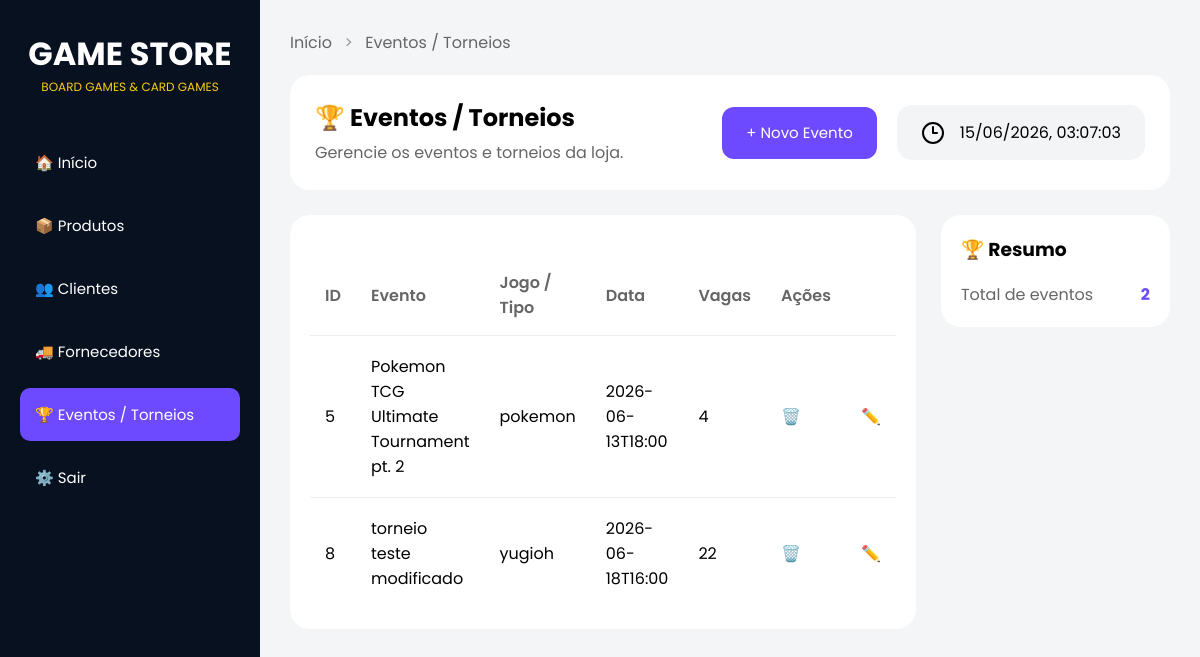
/eventos, run on the app's committed database.
### tables this page shows
CREATE TABLE eventos (
            id INTEGER PRIMARY KEY AUTOINCREMENT,
            nome TEXT NOT NULL,
            jogo TEXT NOT NULL,
            data TEXT NOT NULL,
            vagas INTEGER NOT NULL
        );

### routes.py (the view)
@app.route("/eventos")
def eventos():
    criar_tabela_eventos()
    lista = listar_eventos()
    return render_template(
    "eventos.html",
    eventos=lista,
    total_eventos=len(lista),
    modo = "criar"
)

### database.py (called while the page is built)
def conectar():
    return sqlite3.connect(CAMINHO_BANCO)

### modules/eventos.py (called while the page is built)
def criar_tabela_eventos():
    conn = conectar()
    cursor = conn.cursor()
    cursor.execute("""
        CREATE TABLE IF NOT EXISTS eventos (
            id INTEGER PRIMARY KEY AUTOINCREMENT,
            nome TEXT NOT NULL,
            jogo TEXT NOT NULL,
            data TEXT NOT NULL,
            vagas INTEGER NOT NULL
        )
    """)
    conn.commit()
    conn.close()

def listar_eventos():
    conn = conectar()
    cursor = conn.cursor()
    cursor.execute("SELECT * FROM eventos") # seleciona tudo da tabela eventos
    eventos = cursor.fetchall()
    conn.close()
    return eventos # retorna tudo q selecionamos com o fetchall

### templates/eventos.html (shortened to what this page needs)
<!doctype html>
<html lang="pt-BR">
<head>
  <link rel="stylesheet" href="{{ url_for('static', filename='eventos.css') }}" />
</head>
<body>
  <div class="sidebar">
    <div class="logo">
      <h1>GAME STORE</h1>
      <p>BOARD GAMES & CARD GAMES</p>
    </div>
    <div class="menu">
      <a href="/">🏠 Início</a>
      <a href="/produtos">📦 Produtos</a>
      <a href="/clientes">👥 Clientes</a>
      <a href="/fornecedores">🚚 Fornecedores</a>
      <a href="/eventos" class="active">🏆 Eventos / Torneios</a>
      <a href="#">⚙️ Sair</a>
    </div>
  </div>
  <main class="main">
    <div class="breadcrumb">
      <a href="/home">Início</a>
      <span>></span>
      <a href="/eventos">Eventos / Torneios</a>
    </div>
    <section class="topo">
      <div class="titulo-subt">
        <h1>🏆 Eventos / Torneios</h1>
        <p>Gerencie os eventos e torneios da loja.</p>
      </div>
      <div class="botoes-titulo">
        <button class="new-event" onclick="mostrarFormulario()">
          + Novo Evento
        </button>
      </div>
      <div class="data">
        <i data-lucide="clock-3"></i>
        <time id="data-hora" class="data-textos"></time>
      </div>
    </section>
    <section class="content">
      <div class="eventos">
        <table class="tabela-eventos">
          <thead>
            <tr>
              <th>ID</th>
              <th>Evento</th>
              <th>Jogo / Tipo</th>
              <th>Data</th>
              <th>Vagas</th>
              <th>Ações</th>
            </tr>
          </thead>
          <tbody>
            {% for evento in eventos %}
            <tr>
              <td>{{ evento[0] }}</td>
              <td>{{ evento[1] }}</td>
              <td>{{ evento[2] }}</td>
              <td>{{ evento[3] }}</td>
              <td>{{ evento[4] }}</td>
              <td>
                <form action="/eventos/excluir/{{ evento[0] }}" method="POST">
                  <button type="submit">🗑️</button>
                </form>
              </td>
              <td>
                <form action="/eventos/editar/{{ evento[0] }}" method="GET">
                  <button type="submit">✏️</button>
                </form>
              </td>
            </tr>
            {% endfor %}
          </tbody>
        </table>
      </div>
      <aside class="barra-direita">
        <div class="card">
          <h3>🏆 Resumo</h3>
          <div class="info">
            <span>Total de eventos</span>
            <strong>{{ total_eventos }}</strong>
          </div>
        </div>
      </aside>
    </section>
  </main>
</body>
</html>

### static/Eventos.css (style rules this page uses)
* { margin: 0; padding: 0; box-sizing: border-box; font-family: "Poppins", sans-serif; }
body { background: #f4f5f7; display: flex; }
.sidebar { width: 260px; height: 100vh; background: #081120; color: white; padding: 30px 20px; position: fixed; }
.logo { text-align: center; margin-bottom: 40px; }
.logo h1 { font-size: 32px; }
.logo p { color: #facc15; font-size: 12px; }
.menu { display: flex; flex-direction: column; gap: 10px; }
.menu a { text-decoration: none; color: white; padding: 15px; border-radius: 10px; transition: 0.3s; font-size: 15px; }
.menu a.active { background: #6d4aff; }
.main { margin-left: 260px; width: calc(100% - 260px); padding: 30px; }
.breadcrumb { margin-bottom: 20px; }
.breadcrumb a { text-decoration: none; color: #666; }
.breadcrumb span { margin: 0 8px; color: #999; }
.topo { display: flex; align-items: center; gap: 20px; background: white; padding: 25px; border-radius: 20px; margin-bottom: 25px; }
.titulo-subt { flex: 1; }
.titulo-subt h1 { margin-bottom: 5px; }
.titulo-subt p { color: #666; }
.botoes-titulo { display: flex; gap: 10px; }
.new-event { height: 52px; padding: 0 24px; border: none; border-radius: 12px; font-size: 15px; cursor: pointer; transition: 0.3s; background: #6d4aff; color: white; }
.data { display: flex; align-items: center; gap: 15px; background: #f3f4f6; padding: 15px 24px; border-radius: 15px; }
.content { display: flex; gap: 25px; }
.eventos { flex: 1; background: white; border-radius: 20px; padding: 20px; }
.barra-direita { width: 320px; }
.card { background: white; border-radius: 20px; padding: 20px; margin-bottom: 20px; }
.card h3 { margin-bottom: 15px; }
.tabela-eventos { width: 100%; border-collapse: collapse; margin-top: 20px; }
.tabela-eventos th { text-align: left; color: #666; font-weight: 600; padding: 15px; }
.tabela-eventos td { padding: 18px 15px; border-top: 1px solid #eee; }
.tabela-eventos td form button { background: none; border: none; cursor: pointer; font-size: 16px; }
.info { display: flex; justify-content: space-between; margin-top: 18px; }
.info span { color: #666; }
.info strong { color: #6d4aff; }

### data on the page
eventos: id "5", nome "Pokemon TCG Ultimate Tournament pt. 2", jogo "pokemon", data "2026-06-13T18:00", vagas "4"
eventos: id "8", nome "torneio teste modificado", jogo "yugioh", data "2026-06-18T16:00", vagas "22"

### other printed values
{{ total_eventos }} "2"
